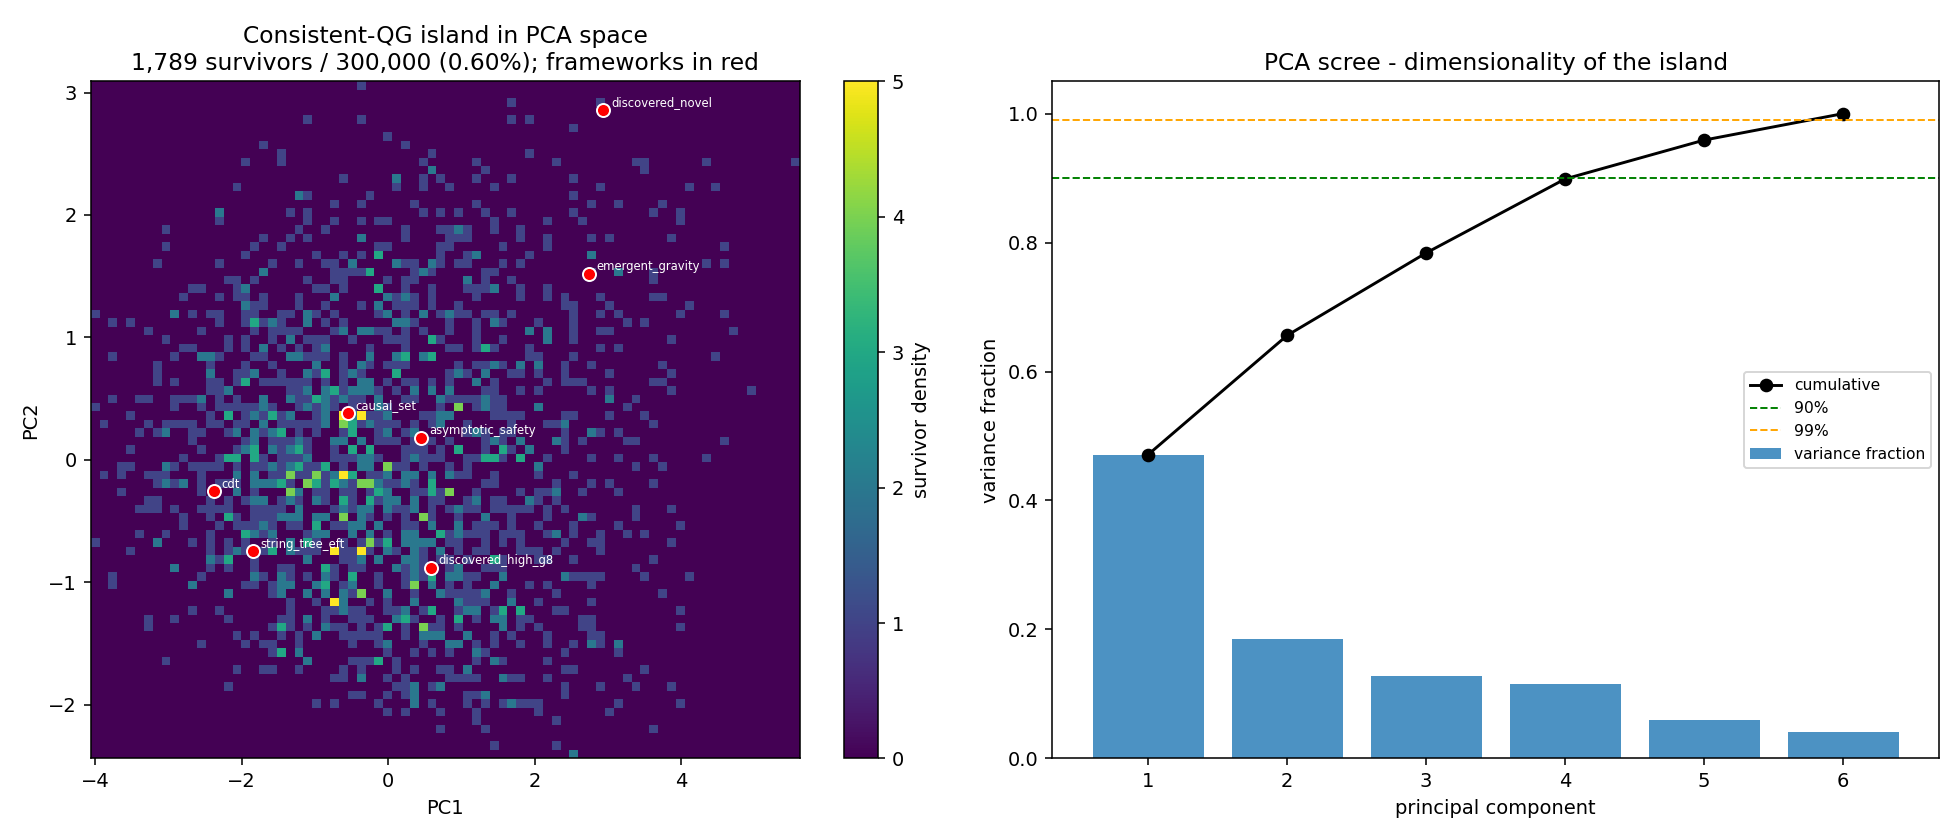

The Python source for this figure:
"""v1.73 - Global survival census: how unique is the consistent-QG island?

Monte-Carlo the full 8-coefficient EFT space against the full corrected stack and
ask three things about the surviving set:
  (1) VOLUME FRACTION  - how rare is a consistent EFT (in the stated box)?
  (2) DIMENSIONALITY    - PCA of survivors: how many principal directions carry
                          the variance? Is the island low-dimensional / sloppy?
  (3) WALLS             - which constraints bind at the survival boundary?
  (4) FRAMEWORKS        - do the 12 QG frameworks sit near the island centre or
                          its edge?

PARITY-EVEN census (STATED ASSUMPTION). We census the parity-even slice
(g_R2_parity = g_R3_parity = 0), where 11 of the 12 frameworks live, for two
reasons: (i) it is the physically dominant region, and (ii) it removes a sampling
artifact - the Distance Conjecture forbids coefficient hierarchies > 20x, and a
uniformly-sampled near-zero parity coefficient against an O(0.5) matter
coefficient trivially violates it, so a full-8D uniform box yields ~0 survivors
for an artifactual reason. Magnitudes are sampled COMPARABLE (no built-in
hierarchy) so the Distance and Complexity walls are satisfiable:
  g_4, g_6      in [0.05, 0.6]      (matter forward-positivity moments)
  g_8           in [0.05, 0.7]
  g_R2          in [0.02, 0.45]     (graviton curvature)
  g_R3          in [0.0, 0.4]
  g_C           in [0.02, 0.6]      (Weyl^2 / c-anomaly; HM wedge acts)
  g_R2_parity = g_R3_parity = 0     (parity-even slice)
The volume fraction is meaningful only relative to this box.

Run on Vulcan (16 cores):  python experiments/island_census.py [N]
"""
import json
import os
import sys

import numpy as np
import matplotlib
matplotlib.use("Agg")
import matplotlib.pyplot as plt

sys.path.insert(0, "src")
sys.path.insert(0, "experiments")

from stack import build_stack
from itb.predict import FRAMEWORKS
from itb.holographic_ac import gC_from_gR2
from itb.theory import Theory

COEFFS = ["g_4", "g_6", "g_8", "g_R2", "g_R3",
          "g_R2_parity", "g_R3_parity", "g_C"]
LO = np.array([0.05, 0.05, 0.05, 0.02, 0.0, 0.0, 0.0, 0.02])
HI = np.array([0.60, 0.60, 0.70, 0.45, 0.4, 0.0, 0.0, 0.60])
VARY = HI > LO          # columns with nonzero range (parity cols are constant 0)

# module-global stack (inherited by fork workers on Linux)
_STACK = build_stack(bnossw_mean="geometric", rfc_form="convex_hull")
_NAMES = [c.name for c in _STACK]


def _eval_chunk(arg):
    """Evaluate a chunk of samples. Returns (survived_mask, binding_idx,
    fail_primary_idx) as lists. binding_idx: for survivors, index of min-margin
    constraint (the nearest wall). fail_primary_idx: for failures, index of the
    most-violated constraint."""
    seed, n = arg
    rng = np.random.default_rng(seed)
    X = LO + (HI - LO) * rng.random((n, len(COEFFS)))
    survived = np.zeros(n, dtype=bool)
    binding = np.full(n, -1, dtype=np.int16)
    fail_primary = np.full(n, -1, dtype=np.int16)
    keep = []
    for i in range(n):
        coeffs = {k: float(v) for k, v in zip(COEFFS, X[i])}
        th = Theory(coefficients=coeffs)
        worst_fail_m, worst_fail_j = np.inf, -1
        min_margin_m, min_margin_j = np.inf, -1
        ok = True
        for j, c in enumerate(_STACK):
            r = c.evaluate(th)
            if r.margin < min_margin_m:
                min_margin_m, min_margin_j = r.margin, j
            if not r.satisfied:
                ok = False
                if r.margin < worst_fail_m:
                    worst_fail_m, worst_fail_j = r.margin, j
        if ok:
            survived[i] = True
            binding[i] = min_margin_j      # nearest wall (smallest positive margin)
            keep.append(X[i])
        else:
            fail_primary[i] = worst_fail_j
    surv_X = np.array(keep) if keep else np.zeros((0, len(COEFFS)))
    return (int(survived.sum()), n,
            np.bincount(binding[binding >= 0], minlength=len(_STACK)),
            np.bincount(fail_primary[fail_primary >= 0], minlength=len(_STACK)),
            surv_X)


def main():
    N = int(sys.argv[1]) if len(sys.argv) > 1 else 200_000
    ncpu = max(1, (os.cpu_count() or 4) - 1)
    chunks = ncpu * 4
    per = N // chunks
    args = [(1000 + k, per) for k in range(chunks)]

    from multiprocessing import Pool
    with Pool(ncpu) as pool:
        results = pool.map(_eval_chunk, args)

    total_surv = sum(r[0] for r in results)
    total_n = sum(r[1] for r in results)
    binding_counts = np.sum([r[2] for r in results], axis=0)
    fail_counts = np.sum([r[3] for r in results], axis=0)
    surv_X = np.vstack([r[4] for r in results if r[4].shape[0] > 0]) \
        if any(r[4].shape[0] for r in results) else np.zeros((0, len(COEFFS)))

    frac = total_surv / total_n
    frac_err = (frac * (1 - frac) / total_n) ** 0.5    # binomial s.e.

    # --- PCA on survivors (standardized), over VARYING coordinates only ---
    vary_names = [COEFFS[i] for i in range(len(COEFFS)) if VARY[i]]
    pca = {}
    if surv_X.shape[0] > 10:
        Xv = surv_X[:, VARY]
        mu = Xv.mean(axis=0)
        sd = Xv.std(axis=0)
        sd_safe = np.where(sd > 0, sd, 1.0)
        Z = (Xv - mu) / sd_safe
        cov = np.cov(Z, rowvar=False)
        evals, evecs = np.linalg.eigh(cov)
        order = np.argsort(evals)[::-1]
        evals = evals[order]; evecs = evecs[:, order]
        evals = np.clip(evals, 0, None)
        cumvar = np.cumsum(evals) / evals.sum()
        d90 = int(np.searchsorted(cumvar, 0.90) + 1)
        d99 = int(np.searchsorted(cumvar, 0.99) + 1)
        pca = {"n_varying_dims": int(VARY.sum()),
               "varying_coords": vary_names,
               "eigenvalues": [round(float(e), 4) for e in evals],
               "cumulative_variance": [round(float(c), 4) for c in cumvar],
               "dims_for_90pct": d90, "dims_for_99pct": d99,
               "participation_ratio": round(float(evals.sum()**2 /
                                                  (evals**2).sum()), 3),
               "top_PC1_loadings": {vary_names[i]: round(float(evecs[i, 0]), 3)
                                    for i in range(len(vary_names))},
               "mean": {k: round(float(m), 4) for k, m in zip(vary_names, mu)},
               "std": {k: round(float(s), 4) for k, s in zip(vary_names, sd)}}

    # --- frameworks: position relative to the island (varying coords) ---
    fw_rows = []
    if surv_X.shape[0] > 10:
        Xv = surv_X[:, VARY]
        mu = Xv.mean(axis=0); sd = Xv.std(axis=0)
        sd_safe = np.where(sd > 0, sd, 1.0)
        for name, fw in FRAMEWORKS.items():
            c = fw.encode().coefficients
            gR2 = c.get("g_R2", 0.0)
            vec = np.array([c.get("g_4", 0.0), c.get("g_6", 0.0), c.get("g_8", 0.0),
                            gR2, c.get("g_R3", 0.0),
                            c.get("g_R2_parity", 0.0), c.get("g_R3_parity", 0.0),
                            gC_from_gR2(gR2)])
            z = (vec[VARY] - mu) / sd_safe
            th = Theory(coefficients={k: float(v) for k, v in zip(COEFFS, vec)})
            feas = all(cc.evaluate(th).satisfied for cc in _STACK)
            fw_rows.append({"framework": name,
                            "z_dist_to_centroid": round(float(np.linalg.norm(z)), 2),
                            "feasible": bool(feas)})
        fw_rows.sort(key=lambda r: r["z_dist_to_centroid"])

    # --- figures: PCA scatter + scree ---
    png = "/tmp/island_census.png"
    if surv_X.shape[0] > 10:
        Xv = surv_X[:, VARY]
        mu = Xv.mean(axis=0); sd = Xv.std(axis=0)
        sd_safe = np.where(sd > 0, sd, 1.0)
        Z = (Xv - mu) / sd_safe
        cov = np.cov(Z, rowvar=False)
        evals, evecs = np.linalg.eigh(cov)
        order = np.argsort(evals)[::-1]
        evecs = evecs[:, order]; evals = np.clip(evals[order], 0, None)
        P = Z @ evecs[:, :2]      # project survivors onto PC1, PC2

        fig, (ax1, ax2) = plt.subplots(1, 2, figsize=(14, 6))
        h = ax1.hist2d(P[:, 0], P[:, 1], bins=80, cmap="viridis")
        fig.colorbar(h[3], ax=ax1, label="survivor density")
        # overlay frameworks
        for name, fw in FRAMEWORKS.items():
            c = fw.encode().coefficients; gR2 = c.get("g_R2", 0.0)
            vec = np.array([c.get("g_4", 0.0), c.get("g_6", 0.0), c.get("g_8", 0.0),
                            gR2, c.get("g_R3", 0.0), c.get("g_R2_parity", 0.0),
                            c.get("g_R3_parity", 0.0), gC_from_gR2(gR2)])
            p = ((vec[VARY] - mu) / sd_safe) @ evecs[:, :2]
            ax1.scatter([p[0]], [p[1]], s=45, c="red", edgecolor="white", zorder=5)
            ax1.annotate(name, (p[0], p[1]), fontsize=6, color="white",
                         textcoords="offset points", xytext=(4, 2))
        ax1.set_xlabel("PC1"); ax1.set_ylabel("PC2")
        ax1.set_title(f"Consistent-QG island in PCA space\n"
                      f"{total_surv:,} survivors / {total_n:,} "
                      f"({frac*100:.2f}%); frameworks in red")
        cumvar = np.cumsum(evals) / evals.sum()
        ax2.bar(range(1, len(evals) + 1), evals / evals.sum(),
                color="#1f77b4", alpha=0.8, label="variance fraction")
        ax2.plot(range(1, len(evals) + 1), cumvar, "ko-", label="cumulative")
        ax2.axhline(0.9, color="green", ls="--", lw=1, label="90%")
        ax2.axhline(0.99, color="orange", ls="--", lw=1, label="99%")
        ax2.set_xlabel("principal component"); ax2.set_ylabel("variance fraction")
        ax2.set_title("PCA scree - dimensionality of the island")
        ax2.legend(fontsize=8)
        fig.tight_layout()
        fig.savefig(png, dpi=140)

    walls = sorted([(_NAMES[j], int(binding_counts[j]))
                    for j in range(len(_NAMES)) if binding_counts[j] > 0],
                   key=lambda kv: -kv[1])[:8]
    fails = sorted([(_NAMES[j], int(fail_counts[j]))
                    for j in range(len(_NAMES)) if fail_counts[j] > 0],
                   key=lambda kv: -kv[1])[:8]

    summary = {
        "samples": total_n, "survivors": total_surv,
        "volume_fraction": round(frac, 5),
        "volume_fraction_stderr": round(frac_err, 6),
        "box": {k: [float(LO[i]), float(HI[i])] for i, k in enumerate(COEFFS)},
        "pca": pca,
        "island_walls_nearest_margin_count": walls,
        "primary_excluders_of_failures": fails,
        "frameworks_by_distance_to_centroid": fw_rows,
        "png": png,
    }
    print(json.dumps(summary, indent=2))


if __name__ == "__main__":
    main()
